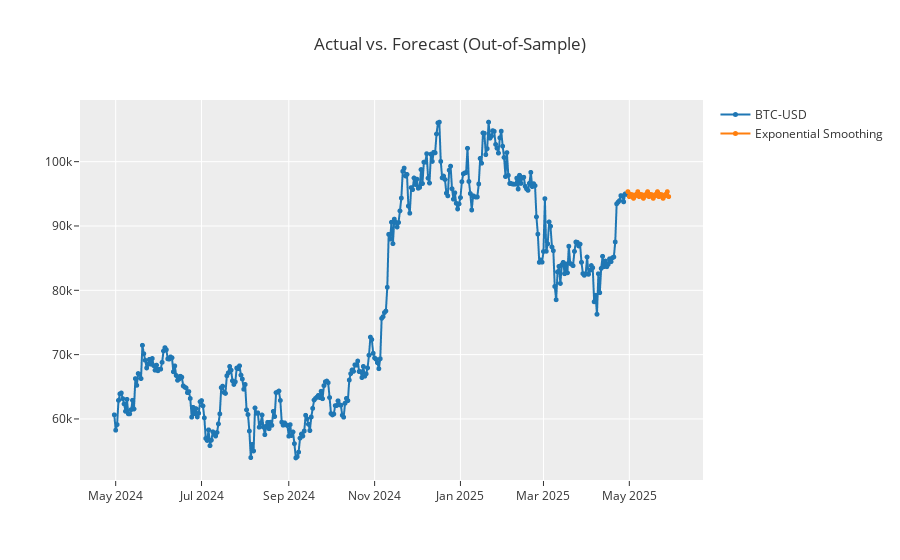

Source (notebook cell):
### Code cell
plot_model(final_exp, plot='forecast')

### Figure 1 — Plotly figure (JSON) as saved in the notebook; plotly's stock layout.template omitted (floating-point values rounded to 4 significant figures; data arrays with more than 128 entries replaced by an {"elided": "..."} marker saying what was removed)
{"data": [{"line": {"color": "rgb(31, 119, 180)", "width": 2}, "marker": {"color": "rgb(31, 119, 180)", "size": 5}, "mode": "lines+markers", "name": "BTC-USD", "type": "scattergl", "x": {"elided": "395 str values"}, "xaxis": "x", "y": {"elided": "395 float values"}, "yaxis": "y"}, {"line": {"color": "rgb(255, 127, 14)", "width": 2}, "marker": {"color": "rgb(255, 127, 14)", "size": 5}, "mode": "lines+markers", "name": "Exponential Smoothing", "type": "scattergl", "x": {"elided": "395 str values"}, "xaxis": "x", "y": {"elided": "395 float values"}, "yaxis": "y"}], "layout": {"showlegend": true, "title": {"text": "Actual vs. Forecast (Out-of-Sample)"}, "xaxis": {"anchor": "y", "domain": [0, 1]}, "yaxis": {"anchor": "x", "domain": [0, 1]}}}
